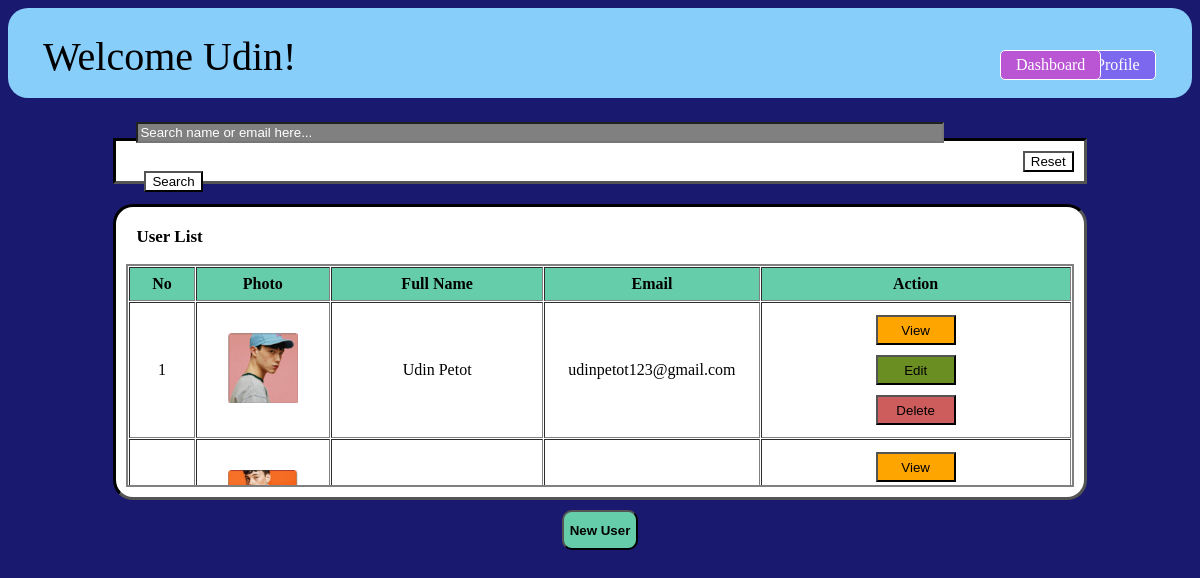
Screenshot of /home.php (signed in) with the database file from the repository.
### tables this page shows
CREATE TABLE `users` (
  `id` varchar(10) NOT NULL,
  `Photo` varchar(255) NOT NULL,
  `first_name` varchar(50) NOT NULL,
  `last_name` varchar(50) NOT NULL,
  `email` varchar(100) NOT NULL,
  `password` char(100) NOT NULL,
  `bio` text NOT NULL,
  `role` varchar(10) NOT NULL
);

### database/database.php (called while the page is built, shortened)
<?php
function connectToDB(){
    $db_server = "localhost";
    $db_user = "root";
    $db_pass = "";
    $db_name = "attendancedb";
    $db_SourceName = "mysql:host=" . $db_server . ";dbname=" . $db_name;
    try{
        $conn = new PDO($db_SourceName, $db_user, $db_pass);
        return $conn;
    }
    catch(PDOException $e) {
        echo "Can't connect to database!<br>";
    }
}
function getData(){
    $conn = connectToDB();
    $stmt = $conn->prepare("SELECT * FROM users");
    $stmt->execute();
    $result = $stmt->fetchAll(PDO::FETCH_ASSOC);
    return $result;
}
?>

### home.php (the view, shortened to what this page needs)
<?php
include("database/database.php");
if(isset($_POST["search"])){
    if(!empty($_POST["dataSearch"])){
        $data = [];
        $spacePosition = strpos($_POST["dataSearch"], ' ');
        if($spacePosition !== false){
            $data["first_name"] = substr($_POST["dataSearch"], 0, $spacePosition);
            $data["last_name"] =  substr($_POST["dataSearch"], $spacePosition + 1);
        }
        else{
            $data["first_name"] = $_POST["dataSearch"];
            $data["last_name"] = '';
        }
        if($data["last_name"] == ''){
            $dataArray = getSelectedData($data);
        }
        else{
            $dataArray = getSelectedData2($data);
        }
    }
}
else{
    $dataArray = getData();
}
?>
<!DOCTYPE html>
<html lang="en">
<head>
</head>
<body>
    <div class="content-box">
        <nav>
            <p class="welcome-text">Welcome
            <?php
            echo $_SESSION["first_name"];
            ?>!</p>
            <a href="profile.php" class="button">Profile</a>
            <a href="home.php" class="button2">Dashboard</a>
        </nav>
        <div class="content-body">
            <div class="search-bar">
                <form action="home.php" method="post">
                    <input type="text" name="dataSearch" class="searchInput" placeholder="Search name or email here..." required></input>
                    <input type="submit" name="search" value="Search" class="searchBut"></input>
                </form>
                <form action="home.php" method="post">
                    <input type="submit" name="reset" value="Reset" class="resetBut"></input>
                </form>
            </div>
            <div class="attendList">
                <p class="user-list"><b>User List</b></p>
                <table border=2 cellspacing=1 cellpadding=7 class="user-table">
                    <tr>
                        <th class="th-top">No</th>
                        <th class="th-top">Photo</th>
                        <th class="th-top">Full Name</th>
                        <th class="th-top">Email</th>
                        <th class="th-top">Action</th>
                    </tr>
                    <?php
                    $no = 1;
                    foreach ($dataArray as $row) {
                    if($row["role"] != "Admin"){
                    echo "<tr>";
                    echo "<td class=\"id-cell\">" . $no . "</td>";
                    echo "<td class=\"photo-cell\">" . "<img class=\"image\" src=\"img/" . $row["Photo"] . "\" alt=\"Can't load...\">" . "</td>";
                    echo "<td class=\"name-cell\">" . $row["first_name"] . " " . $row["last_name"] . "</td>";
                    echo "<td class=\"email-cell\">" . $row["email"] . "</td>";
                    echo "<td class=\"action-cell\">"
                    . "<form action=\"detail.php\" method=\"post\">"
                    . "<button type=\"submit\" class=\"view\" name=\"view\" value=\"" . $row["id"] . "\">" . "<input type=\"hidden\" name=\"id\" value=\"" . $row["id"] . "\">View</button></form>"
                    . "<form action=\"update.php\" method=\"post\">"
                    . "<button type=\"submit\" class=\"edit\" name=\"edit\" value=\"" . $row["id"] . "\">" . "<input type=\"hidden\" name=\"id\" value=\"" . $row["id"] . "\">Edit</button></form>"
                    . "<form action=\"home.php\" method=\"post\" onsubmit=\"return confirmDelete()\">"
                    . "<button type=\"submit\" class=\"delete\" name=\"delete\" value=\"" . $row["id"] . "\">" . "<input type=\"hidden\" name=\"id\" value=\"" . $row["id"] . "\">Delete</button>" . "</form></td>";
                    echo "</tr>";
                    $no += 1;
                    }
                    }
                    ?>
                </table>
            </div>
            <div class="create">
                <form method="get" action="create.php">
                    <input type=submit class="createButton" name="create" value="New User"></input>
                </form>
            </div>
        </div>
    </div>
</body>
</html>

### home.php (style rules this page uses)
.button { display: flex; position: absolute; left: 90%; bottom: 90%; justify-content: right; padding: 5px 15px; text-decoration: none; background-color: mediumslateblue; color: white; border: 1px solid white; border-radius: 5px; cursor: pointer; }
nav { display: flex; background-color: lightskyblue; border-color: black; border-radius: 20px; height: 50px; padding: 20px 30px; font-family: 'Catamaran', serif; }
.welcome-text { margin: 5px 10px 10px 5px; color: black; font-family: 'Catamaran', serif; font-size: 40px; }
.search-bar { background-color: white; font-family: 'Catamaran', serif; display: flex; width: 80%; height: 20px; margin: 10px; margin-top: 40px; padding: 10px 10px; align-items: center; border-color: black; border-style: inset; }
.content-body { display: flex; flex-direction: column; align-items: center; justify-content: center; }
.attendList { background-color: white; display: flex; flex-direction: column; width: 80%; height: 270px; margin: 10px; margin-top: 10px; padding: 10px 10px; border-color: black; border-style: inset; border-radius: 20px; }
body { background-color: midnightblue; }
.user-list { margin-left: 10px; margin-top: 10px; font-size: 17px; }
.th-top { background-color: mediumaquamarine; }
.user-table { overflow: auto; display: flex; justify-content: center; border-style: solid; font-family: 'Catamaran', serif; }
.image { height: 70px; width: 70px; }
.id-cell { width: 50px; font-family: 'Catamaran', serif; }
.photo-cell { width: 120px; font-family: 'Catamaran', serif; }
.name-cell { width: 200px; font-family: 'Catamaran', serif; }
.email-cell { width: 200px; font-family: 'Catamaran', serif; }
.action-cell { width: 300px; font-family: 'Catamaran', serif; }
td { text-align: center; vertical-align: middle; font-family: 'Catamaran', serif; }
button { width: 80px; height: 30px; margin: 5px; }
.view { background-color: orange; border-style: outset; border-color: black; }
.edit { background-color: olivedrab; border-style: outset; border-color: black; }
.delete { background-color: indianred; border-style: outset; border-color: black; }
.createButton { background-color: mediumaquamarine; height: 40px; border-radius: 10px; color: black; font-weight: bold; }
.button2 { display: flex; position: absolute; left: 1000px; bottom: 90%; justify-content: right; padding: 5px 15px; text-decoration: none; background-color: mediumorchid; color: white; border: 1px solid white; border-radius: 5px; cursor: pointer; }
.searchInput { background-color: gray; width: 800px; margin: 10px; }
.searchInput::placeholder { color: white; }
.searchBut { background-color: white; margin: 18px; }
.resetBut { background-color: white; }

### rows the page displays
users: Photo (picture), first_name "Udin", last_name "Petot", email "udinpetot123@gmail.com"
users: Photo (picture)

### other values shown
$_SESSION["first_name"] "Udin"
